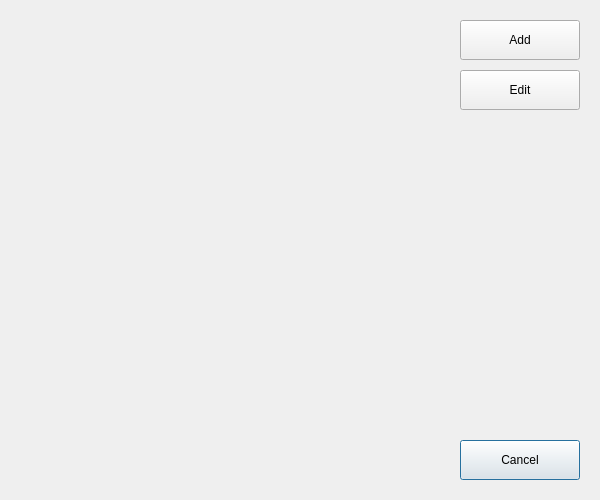
<?xml version="1.0" encoding="UTF-8"?>
<ui version="4.0">
 <class>DepartmentSetupDialog</class>
 <widget class="QDialog" name="DepartmentSetupDialog">
  <property name="geometry">
   <rect>
    <x>0</x>
    <y>0</y>
    <width>600</width>
    <height>500</height>
   </rect>
  </property>
  <property name="windowTitle">
   <string>DepartmentSetupDialog</string>
  </property>
  <widget class="QPushButton" name="pbCancel">
   <property name="geometry">
    <rect>
     <x>460</x>
     <y>440</y>
     <width>120</width>
     <height>40</height>
    </rect>
   </property>
   <property name="text">
    <string>Cancel</string>
   </property>
  </widget>
  <widget class="QPushButton" name="pbAdd">
   <property name="geometry">
    <rect>
     <x>460</x>
     <y>20</y>
     <width>120</width>
     <height>40</height>
    </rect>
   </property>
   <property name="text">
    <string>Add</string>
   </property>
  </widget>
  <widget class="QPushButton" name="pbEdit">
   <property name="geometry">
    <rect>
     <x>460</x>
     <y>70</y>
     <width>120</width>
     <height>40</height>
    </rect>
   </property>
   <property name="text">
    <string>Edit</string>
   </property>
  </widget>
 </widget>
 <layoutdefault spacing="6" margin="11"/>
 <resources/>
 <connections/>
</ui>
